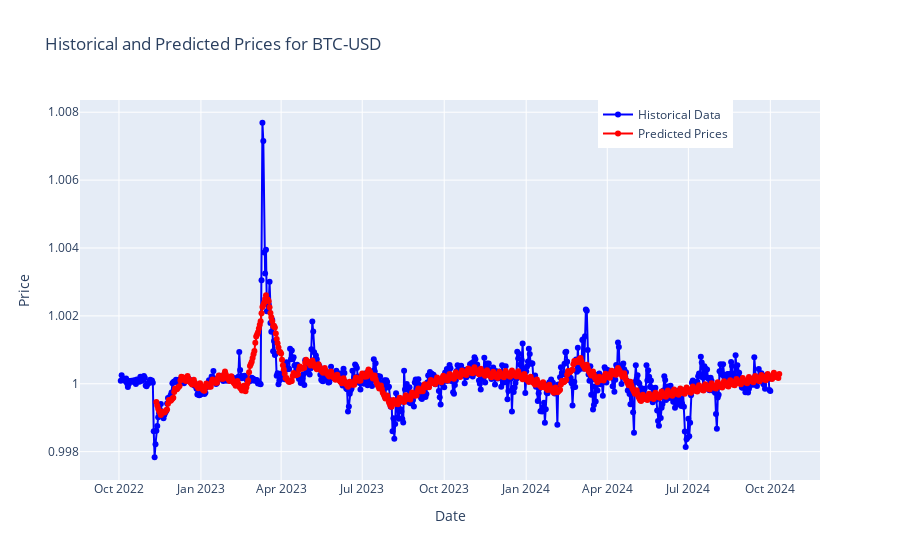

Source (notebook cell):
### Code cell
model = Prophet()
model.fit(forecast_data)

future = model.make_future_dataframe(periods=10)
forecast = model.predict(future)

predicted_prices = forecast[['ds', 'yhat']].tail(700)

trace1 = go.Scatter(x=forecast_data['ds'], y=forecast_data['y'], mode='lines+markers', name='Historical Data', marker=dict(color='blue'))

trace2 = go.Scatter(x=predicted_prices['ds'], y=predicted_prices['yhat'], mode='lines+markers', name='Predicted Prices', marker=dict(color='red'))

layout = go.Layout(
    title='Historical and Predicted Prices for BTC-USD',
    xaxis=dict(title='Date'),
    yaxis=dict(title='Price'),
    legend=dict(x=0.7, y=1),
    hovermode='closest'
)

fig = go.Figure(data=[trace1, trace2], layout=layout)
fig.show()

### Figure 1 — Plotly figure (JSON) as saved in the notebook; plotly's stock layout.template omitted (floating-point values rounded to 4 significant figures; data arrays with more than 128 entries replaced by an {"elided": "..."} marker saying what was removed)
{"data": [{"marker": {"color": "blue"}, "mode": "lines+markers", "name": "Historical Data", "type": "scatter", "x": {"elided": "730 str values"}, "y": {"elided": "730 float values"}}, {"marker": {"color": "red"}, "mode": "lines+markers", "name": "Predicted Prices", "type": "scatter", "x": {"elided": "700 str values"}, "y": {"elided": "700 float values"}}], "layout": {"hovermode": "closest", "legend": {"x": 0.7, "y": 1}, "title": {"text": "Historical and Predicted Prices for BTC-USD"}, "xaxis": {"title": {"text": "Date"}}, "yaxis": {"title": {"text": "Price"}}}}
